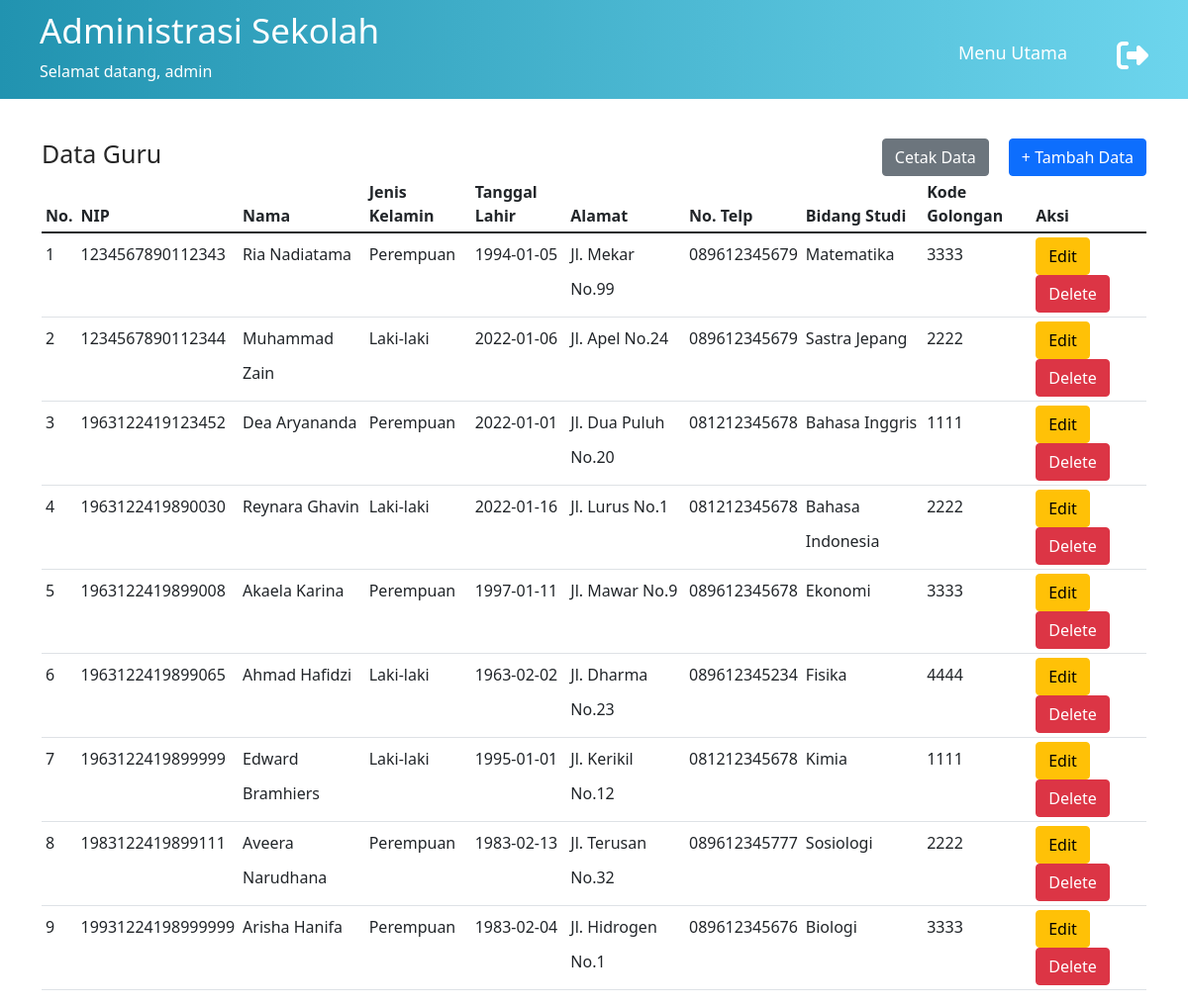
The app's page /data-guru.php (signed in) with its own data.
### tables this page shows
CREATE TABLE `guru` (
  `nip` char(18) NOT NULL,
  `nama` varchar(50) NOT NULL,
  `jns_kelamin` varchar(10) NOT NULL,
  `tgl_lahir` date NOT NULL,
  `alamat` varchar(50) NOT NULL,
  `no_telp` varchar(20) NOT NULL,
  `bidang_studi` varchar(20) NOT NULL,
  `kd_golongan` char(4) NOT NULL
);

CREATE TABLE `golongan` (
  `kd_golongan` char(4) NOT NULL,
  `golongan` varchar(15) NOT NULL,
  `gaji` int(8) NOT NULL
);

### functions.php (called while the page is built, shortened)
<?php
$conn = mysqli_connect("localhost", "root", "", "sekolah_database");
function query($query) {
	global $conn;
	$result = mysqli_query($conn, $query);
	$rows = [];
	while( $row = mysqli_fetch_assoc($result) ) {
		$rows[] = $row;
	}
	return $rows;
}
?>

### data-guru.php (the view, shortened to what this page needs)
<?php
require 'functions.php';
$guru = query("SELECT * FROM guru, golongan where golongan.kd_golongan=guru.kd_golongan");
?>
<!DOCTYPE html>
<html lang="en">
<head>
    <link rel="stylesheet" href="assets/css/main.css">
    <link href="https://cdn.jsdelivr.net/npm/bootstrap@5.1.3/dist/css/bootstrap.min.css" rel="stylesheet">
</head>
<body>
    <header>
        <div class="welcome">
            <h1>Administrasi Sekolah</h1>
            <p>Selamat datang,
                <?php
                echo $_SESSION['username'];
                ?>
            </p>
        </div>
        <nav>
        <ul>
            <li><a href="index.php">Menu Utama</a></li>
        </ul>
        </nav>
        <a href="logout.php"><i class="fa fa-sign-out fa-2x" aria-hidden="true"></i></a>
    </header>
    <section id="data-guru" class="container">
        <div class="top-data">
            <h1>Data Guru</h1>
            <button type="button" class="btn btn-primary"><a href="tambah-guru.php" style="color: #fff; text-decoration:none;"> + Tambah Data</a></button>
            <button type="button" class="btn btn-secondary" style="margin-right:20px;"><a href="cetak-guru.php" style="color: #fff; text-decoration:none; "> Cetak Data</a></button>
        </div>
        <div class="list-guru">
            <table class="table table-hover table-sm">
                <thead>
                    <tr>
                        <th scope="col">No.</th>
                        <th scope="col">NIP</th>
                        <th scope="col">Nama</th>
                        <th scope="col">Jenis Kelamin</th>
                        <th scope="col">Tanggal Lahir</th>
                        <th scope="col">Alamat</th>
                        <th scope="col">No. Telp</th>
                        <th scope="col">Bidang Studi</th>
                        <th scope="col">Kode Golongan</th>
                        <th scope="col">Aksi</th>
                    </tr>
                </thead>
                <tbody>
                    <?php $i = 1; ?>
                    <?php foreach( $guru as $row ) : ?>
                    <tr>
                        <td scope="row"><?= $i; ?></td>
                        <td scope="row"><?= $row["nip"]; ?></td>
                        <td><?= $row["nama"]; ?></td>
                        <td><?= $row["jns_kelamin"]; ?></td>
                        <td><?= $row["tgl_lahir"]; ?></td>
                        <td><?= $row["alamat"]; ?></td>
                        <td><?= $row["no_telp"]; ?></td>
                        <td><?= $row["bidang_studi"]; ?></td>
                        <td><?= $row["kd_golongan"]; ?></td>
                        <td class="button-action">
                        <a href="ubah-guru.php?nip=<?= $row["nip"]; ?>" ><button type="button" class="btn btn-warning">Edit</button></a>
                        <a href="hapus-guru.php?nip=<?= $row["nip"]; ?>" ><button type="button" class="btn btn-danger">Delete</button></a>
                        </td>
                    </tr>
                    <?php $i++; ?>
	                <?php endforeach; ?>
                </tbody>
            </table>
        </div>
    </section>
</body>
</html>

### assets/css/main.css (style rules this page uses)
* { margin: 0; padding: 0; box-sizing: border-box; text-decoration: none; list-style: none; }
body { font-family: 'Poppins', sans-serif; }
.container { width: 80%; margin: auto; }
header { width: 100%; padding: 0 40px; background: #2193b0; background: -webkit-linear-gradient(to left, #6dd5ed, #2193b0); background: linear-gradient(to left, #6dd5ed, #2193b0); display: flex; flex-direction: row; color: #fff; }
header .welcome { flex: 2; }
header .welcome h1 { font-size: 35px; padding-top: 10px; }
header ul { flex: 3; text-align: center; }
header i { padding-top: 40px; }
.fa-sign-out { color: #fff; }
header ul li { display: inline-block; font-size: 18px; margin-right: 30px; padding-top: 40px; align-items: center; }
header ul li a { color: #fff; padding: 10px 20px; border-radius: 10px; -webkit-border-radius: 10px; -moz-border-radius: 10px; -ms-border-radius: 10px; -o-border-radius: 10px; text-decoration: none; transition: all .5s; -webkit-transition: all .5s; -moz-transition: all .5s; -ms-transition: all .5s; -o-transition: all .5s; }
section { margin-top: 40px !important; }
.top-data h1 { color: #272727; float: left; }
.top-data button { float: right; color: #fff; text-decoration: none; }
a { color: #fff !important; text-decoration: none !important; }
.top-data { position: relative; margin-top: 30px; }
.top-data h1, body section h1 { font-size: 25px; display: block; }
tr td { line-height: 35px; }

### records on screen
guru: nip "1234567890112343", nama "Ria Nadiatama", jns_kelamin "Perempuan", tgl_lahir "1994-01-05", alamat "Jl. Mekar No.99", no_telp "089612345679", bidang_studi "Matematika", kd_golongan.kd_golongan "3333"
guru: nip "1234567890112344", nama "Muhammad Zain", jns_kelamin "Laki-laki", tgl_lahir "2022-01-06", alamat "Jl. Apel No.24", no_telp "089612345679", bidang_studi "Sastra Jepang", kd_golongan.kd_golongan "2222"
guru: nip "1963122419123452", nama "Dea Aryananda", jns_kelamin "Perempuan", tgl_lahir "2022-01-01", alamat "Jl. Dua Puluh No.20", no_telp "081212345678", bidang_studi "Bahasa Inggris", kd_golongan.kd_golongan "1111"
guru: nip "1963122419890030", nama "Reynara Ghavin", jns_kelamin "Laki-laki", tgl_lahir "2022-01-16", alamat "Jl. Lurus No.1", no_telp "081212345678", bidang_studi "Bahasa Indonesia", kd_golongan.kd_golongan "2222"
guru: nip "1963122419899008", nama "Akaela Karina", jns_kelamin "Perempuan", tgl_lahir "1997-01-11", alamat "Jl. Mawar No.9", no_telp "089612345678", bidang_studi "Ekonomi", kd_golongan.kd_golongan "3333"
guru: nip "1963122419899065", nama "Ahmad Hafidzi", jns_kelamin "Laki-laki", tgl_lahir "1963-02-02", alamat "Jl. Dharma No.23", no_telp "089612345234", bidang_studi "Fisika", kd_golongan.kd_golongan "4444"
guru: nip "1963122419899999", nama "Edward Bramhiers", jns_kelamin "Laki-laki", tgl_lahir "1995-01-01", alamat "Jl. Kerikil No.12", no_telp "081212345678", bidang_studi "Kimia", kd_golongan.kd_golongan "1111"
guru: nip "1983122419899111", nama "Aveera Narudhana", jns_kelamin "Perempuan", tgl_lahir "1983-02-13", alamat "Jl. Terusan No.32", no_telp "089612345777", bidang_studi "Sosiologi", kd_golongan.kd_golongan "2222"
guru: nip "19931224198999999", nama "Arisha Hanifa", jns_kelamin "Perempuan", tgl_lahir "1983-02-04", alamat "Jl. Hidrogen No.1", no_telp "089612345676", bidang_studi "Biologi", kd_golongan.kd_golongan "3333"

### other values on screen
$_SESSION['username'] "admin"
